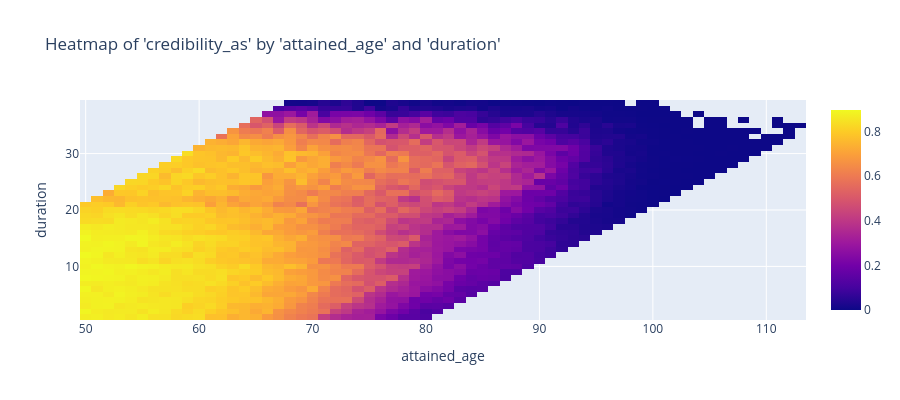

This figure's notebook cell:
### Code cell
charters.chart(
    df=credibility.asymptotic(
        df=grouped_df,
        measure="policies_exposed",
        groupby_cols=["attained_age", "duration"],
        k=5000,
    ),
    x_axis="attained_age",
    color="credibility_as",
    y_axis="duration",
    type="heatmap",
)

### Figure 1 — Plotly figure (JSON) as saved in the notebook; plotly's stock layout.template omitted (floating-point values rounded to 4 significant figures; data arrays with more than 128 entries replaced by an {"elided": "..."} marker saying what was removed)
{"data": [{"type": "heatmap", "x": [50, 51, 52, 53, 54, 55, 56, 57, 58, 59, 60, 61, 62, 63, 64, 65, 66, 67, 68, 69, 70, 71, 72, 73, 74, 75, 76, 77, 78, 79, 80, 81, 82, 83, 84, 85, 86, 87, 88, 89, 90, 91, 92, 93, 94, 95, 96, 97, 98, 99, 100, 101, 102, 103, 104, 105, 106, 107, 108, 109, 110, 111, 112, 113], "y": [1, 2, 3, 4, 5, 6, 7, 8, 9, 10, 11, 12, 13, 14, 15, 16, 17, 18, 19, 20, 21, 22, 23, 24, 25, 26, 27, 28, 29, 30, 31, 32, 33, 34, 35, 36, 37, 38, 39], "z": {"elided": "39x64 float values"}}], "layout": {"height": 400, "title": {"text": "Heatmap of 'credibility_as' by 'attained_age' and 'duration'"}, "xaxis": {"title": {"text": "attained_age"}}, "yaxis": {"title": {"text": "duration"}, "type": "-"}}}
